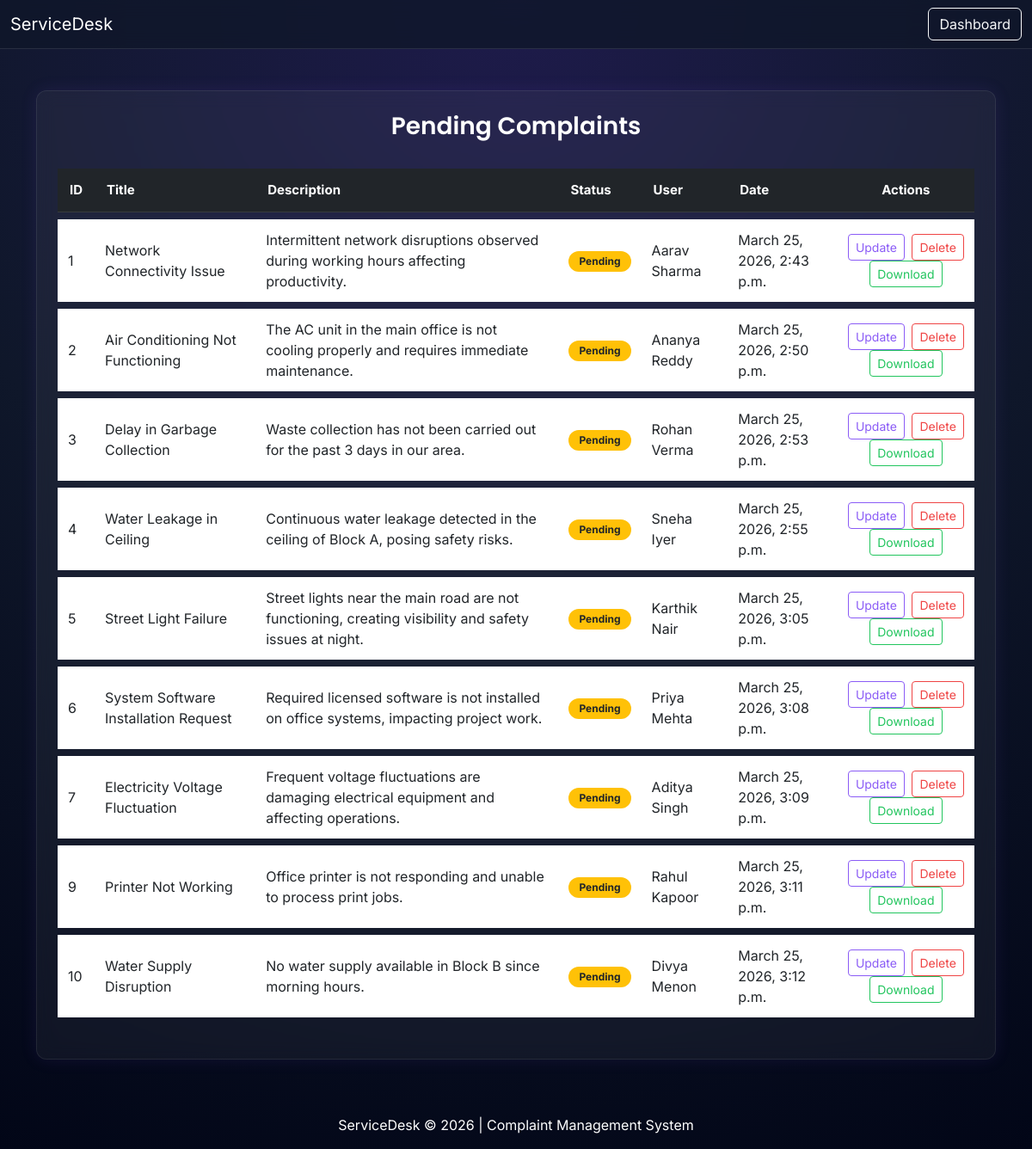
The page /pending/ (signed in) on the database its author committed.
### complaints/models.py (models this page shows, shortened)
class Complaint(models.Model):
    STATUS_CHOICES = [
        ('Pending','Pending'),
        ('In Progress','In Progress'),
        ('Resolved','Resolved')
    ]
    title = models.CharField(max_length=200)
    description = models.TextField()
    status = models.CharField(max_length=20, choices=STATUS_CHOICES, default="Pending")
    created_by = models.ForeignKey(User, on_delete=models.CASCADE)
    created_at = models.DateTimeField(auto_now_add=True)

### complaints/views.py (the view)
# urls.py: path("pending/", views.pending_list, name="pending"),
@login_required
def pending_list(request):
    complaints = Complaint.objects.filter(status="Pending")
    return render(request, "pending.html", {"complaints": complaints})

### complaints/templates/pending.html (shortened to what this page needs)
<!DOCTYPE html>
<html>
<head>
<link href="https://cdn.jsdelivr.net/npm/bootstrap@5.3.0/dist/css/bootstrap.min.css" rel="stylesheet">
</head>
<body>
<nav class="navbar navbar-dark">
<div class="container-fluid">
<a class="navbar-brand text-white">ServiceDesk</a>
<div>
<a href="{% url 'dashboard' %}" class="btn btn-outline-light">Dashboard</a>
</div>
</div>
</nav>
<div class="container mt-5 flex-grow-1">
<div class="card p-4">
<h3 class="mb-4 text-center">Pending Complaints</h3>
<div class="table-responsive">
<table class="table align-middle">
<thead class="table-dark">
<tr>
<th>ID</th>
<th>Title</th>
<th>Description</th>
<th>Status</th>
<th>User</th>
<th>Date</th>
<th class="text-center">Actions</th>
</tr>
</thead>
<tbody>
{% for complaint in complaints %}
<tr>
<td>{{ complaint.id }}</td>
<td>{{ complaint.title }}</td>
<td>{{ complaint.description }}</td>
<td>
<span class="badge bg-warning text-dark">
{{ complaint.status }}
</span>
</td>
<td>{{ complaint.created_by.username }}</td>
<td>{{ complaint.created_at }}</td>
<td class="text-center">
<a href="/update/{{ complaint.id }}/" class="btn btn-sm btn-outline-primary me-1">
Update
</a>
<a href="/delete/{{ complaint.id }}/"
   class="btn btn-outline-danger btn-sm"
   onclick="return confirm('Are you sure you want to delete this complaint?');">
Delete
</a>
<a href="/download/{{ complaint.id }}/" class="btn btn-sm btn-outline-success">
Download
</a>
</td>
</tr>
{% endfor %}
</tbody>
</table>
</div>
</div>
</div>
<footer class="text-center mt-5 p-3 text-white">
ServiceDesk © 2026 | Complaint Management System
</footer>
</body>
</html>

### complaints/templates/pending.html (style rules this page uses)
body { background: radial-gradient(circle at top, #1e1b4b, #0f172a, #020617); color:#e5e7eb; font-family:'Inter',sans-serif; min-height:100vh; display:flex; flex-direction:column; }
h1,h2,h3,h4,h5 { font-family:'Poppins',sans-serif; font-weight:600; color:white; }
.navbar { background:rgba(15,23,42,0.8)!important; backdrop-filter:blur(10px); border-bottom:1px solid rgba(255,255,255,0.1); }
.card { background:rgba(255,255,255,0.05); border:1px solid rgba(255,255,255,0.08); border-radius:12px; backdrop-filter:blur(10px); box-shadow:0 0 20px rgba(139,92,246,0.1); }
.table { color:#e5e7eb; border-collapse:separate; border-spacing:0 8px; }
.table thead { background:#020617; }
.table thead th { color:white; font-size:15px; padding:14px; }
.table tbody tr { background:rgba(255,255,255,0.04); transition:0.2s; }
.table tbody tr td { border:none; padding:12px; }
.badge { padding:6px 12px; border-radius:20px; }
.btn-outline-primary { border-color:#8b5cf6; color:#8b5cf6; }
.btn-outline-danger { border-color:#ef4444; color:#ef4444; }
.btn-outline-success { border-color:#22c55e; color:#22c55e; }

### rows shown on the page
Complaint: id "1", title "Network Connectivity Issue", description "Intermittent network disruptions observed during working hours affecting productivity.", status "Pending", created_by.username "Aarav Sharma", created_at "March 25, 2026, 2:43 p.m."
Complaint: id "2", title "Air Conditioning Not Functioning", description "The AC unit in the main office is not cooling properly and requires immediate maintenance.", status "Pending", created_by.username "Ananya Reddy", created_at "March 25, 2026, 2:50 p.m."
Complaint: id "3", title "Delay in Garbage Collection", description "Waste collection has not been carried out for the past 3 days in our area.", status "Pending", created_by.username "Rohan Verma", created_at "March 25, 2026, 2:53 p.m."
Complaint: id "4", title "Water Leakage in Ceiling", description "Continuous water leakage detected in the ceiling of Block A, posing safety risks.", status "Pending", created_by.username "Sneha Iyer", created_at "March 25, 2026, 2:55 p.m."
Complaint: id "5", title "Street Light Failure", description "Street lights near the main road are not functioning, creating visibility and safety issues at night.", status "Pending", created_by.username "Karthik Nair", created_at "March 25, 2026, 3:05 p.m."
Complaint: id "6", title "System Software Installation Request", description "Required licensed software is not installed on office systems, impacting project work.", status "Pending", created_by.username "Priya Mehta", created_at "March 25, 2026, 3:08 p.m."
Complaint: id "7", title "Electricity Voltage Fluctuation", description "Frequent voltage fluctuations are damaging electrical equipment and affecting operations.", status "Pending", created_by.username "Aditya Singh", created_at "March 25, 2026, 3:09 p.m."
Complaint: id "9", title "Printer Not Working", description "Office printer is not responding and unable to process print jobs.", status "Pending", created_by.username "Rahul Kapoor", created_at "March 25, 2026, 3:11 p.m."
Complaint: id "10", title "Water Supply Disruption", description "No water supply available in Block B since morning hours.", status "Pending", created_by.username "Divya Menon", created_at "March 25, 2026, 3:12 p.m."
